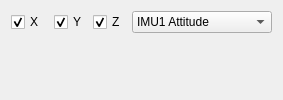
      <widget class="QWidget" name="tabData">
       <attribute name="title">
        <string>Data</string>
       </attribute>
       <layout class="QVBoxLayout" name="verticalLayout_2">
        <item>
         <layout class="QHBoxLayout" name="horizontalLayout">
          <property name="sizeConstraint">
           <enum>QLayout::SetFixedSize</enum>
          </property>
          <item>
           <widget class="QCheckBox" name="checkDataX">
            <property name="sizePolicy">
             <sizepolicy hsizetype="Fixed" vsizetype="Fixed">
              <horstretch>0</horstretch>
              <verstretch>0</verstretch>
             </sizepolicy>
            </property>
            <property name="text">
             <string>X </string>
            </property>
            <property name="checked">
             <bool>true</bool>
            </property>
           </widget>
          </item>
          <item>
           <widget class="QCheckBox" name="checkDataY">
            <property name="sizePolicy">
             <sizepolicy hsizetype="Fixed" vsizetype="Fixed">
              <horstretch>0</horstretch>
              <verstretch>0</verstretch>
             </sizepolicy>
            </property>
            <property name="text">
             <string>Y</string>
            </property>
            <property name="checked">
             <bool>true</bool>
            </property>
           </widget>
          </item>
          <item>
           <widget class="QCheckBox" name="checkDataZ">
            <property name="sizePolicy">
             <sizepolicy hsizetype="Fixed" vsizetype="Fixed">
              <horstretch>0</horstretch>
              <verstretch>0</verstretch>
             </sizepolicy>
            </property>
            <property name="text">
             <string>Z</string>
            </property>
            <property name="checked">
             <bool>true</bool>
            </property>
           </widget>
          </item>
          <item>
           <widget class="QComboBox" name="comboDataSource">
            <item>
             <property name="text">
              <string>IMU1 Attitude</string>
             </property>
            </item>
            <item>
             <property name="text">
              <string>IMU1 Accelerometer</string>
             </property>
            </item>
            <item>
             <property name="text">
              <string>IMU1 Gyroscope</string>
             </property>
            </item>
           </widget>
          </item>
         </layout>
        </item>
        <item>
         <widget class="QCustomPlot" name="plotData" native="true">
          <property name="sizePolicy">
           <sizepolicy hsizetype="Preferred" vsizetype="Expanding">
            <horstretch>0</horstretch>
            <verstretch>0</verstretch>
           </sizepolicy>
          </property>
         </widget>
        </item>
       </layout>
      </widget>
